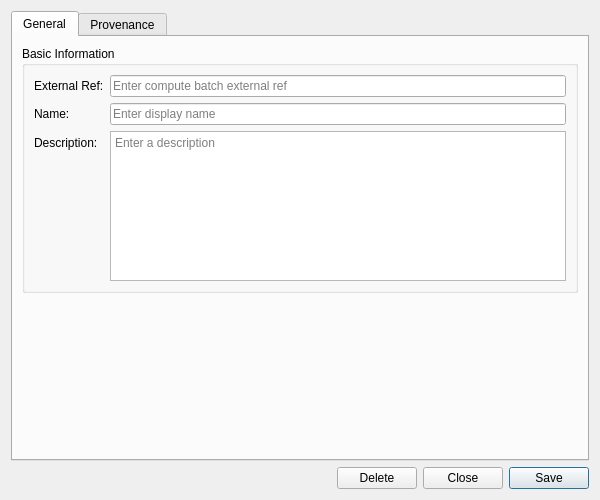
<?xml version="1.0" encoding="UTF-8"?>
<ui version="4.0">
 <class>BatchDetailDialog</class>
 <widget class="QWidget" name="BatchDetailDialog">
  <property name="geometry">
   <rect>
    <x>0</x>
    <y>0</y>
    <width>600</width>
    <height>500</height>
   </rect>
  </property>
  <property name="sizePolicy">
   <sizepolicy hsizetype="Preferred" vsizetype="Preferred">
    <horstretch>0</horstretch>
    <verstretch>0</verstretch>
   </sizepolicy>
  </property>
  <property name="minimumSize">
   <size>
    <width>600</width>
    <height>500</height>
   </size>
  </property>
  <property name="windowTitle">
   <string>Batch Details</string>
  </property>
  <layout class="QVBoxLayout" name="verticalLayout">
   <item>
    <widget class="QTabWidget" name="tabWidget">
     <property name="currentIndex"><number>0</number></property>
     <widget class="QWidget" name="generalTab">
      <attribute name="title"><string>General</string></attribute>
      <layout class="QVBoxLayout" name="generalLayout">
       <item>
        <widget class="QGroupBox" name="basicInfoGroup">
         <property name="title">
          <string>Basic Information</string>
         </property>
         <layout class="QFormLayout" name="formLayout">
          <item row="0" column="0">
           <widget class="QLabel" name="labelExternalRef">
            <property name="text">
             <string>External Ref:</string>
            </property>
           </widget>
          </item>
          <item row="0" column="1">
           <widget class="QLineEdit" name="codeEdit">
            <property name="placeholderText">
             <string>Enter compute batch external ref</string>
            </property>
           </widget>
          </item>
          <item row="1" column="0">
           <widget class="QLabel" name="labelName">
            <property name="text">
             <string>Name:</string>
            </property>
           </widget>
          </item>
          <item row="1" column="1">
           <widget class="QLineEdit" name="nameEdit">
            <property name="placeholderText">
             <string>Enter display name</string>
            </property>
           </widget>
          </item>
          <item row="2" column="0">
           <widget class="QLabel" name="labelDescription">
            <property name="text">
             <string>Description:</string>
            </property>
           </widget>
          </item>
          <item row="2" column="1">
           <widget class="QPlainTextEdit" name="descriptionEdit">
            <property name="minimumSize">
             <size>
              <width>0</width>
              <height>80</height>
             </size>
            </property>
            <property name="maximumSize">
             <size>
              <width>16777215</width>
              <height>150</height>
             </size>
            </property>
            <property name="placeholderText">
             <string>Enter a description</string>
            </property>
           </widget>
          </item>
         </layout>
        </widget>
       </item>
       <item>
        <spacer name="verticalSpacer">
         <property name="orientation">
          <enum>Qt::Vertical</enum>
         </property>
         <property name="sizeHint" stdset="0">
          <size>
           <width>20</width>
           <height>40</height>
          </size>
         </property>
        </spacer>
       </item>
      </layout>
     </widget>
     <widget class="QWidget" name="provenanceTab">
      <attribute name="title"><string>Provenance</string></attribute>
      <layout class="QVBoxLayout" name="provenanceTabLayout">
       <item>
        <widget class="ores::qt::ProvenanceWidget" name="provenanceWidget" native="true"/>
       </item>
      </layout>
     </widget>
    </widget>
   </item>
   <item>
    <layout class="QHBoxLayout" name="buttonLayout">
     <item>
      <spacer name="horizontalSpacer">
       <property name="orientation">
        <enum>Qt::Horizontal</enum>
       </property>
       <property name="sizeHint" stdset="0">
        <size>
         <width>40</width>
         <height>20</height>
        </size>
       </property>
      </spacer>
     </item>
     <item>
      <widget class="QPushButton" name="deleteButton">
       <property name="text">
        <string>Delete</string>
       </property>
      </widget>
     </item>
     <item>
      <widget class="QPushButton" name="closeButton">
       <property name="text">
        <string>Close</string>
       </property>
      </widget>
     </item>
     <item>
      <widget class="QPushButton" name="saveButton">
       <property name="text">
        <string>Save</string>
       </property>
       <property name="default">
        <bool>true</bool>
       </property>
      </widget>
     </item>
    </layout>
   </item>
  </layout>
 </widget>
 <customwidgets>
  <customwidget>
   <class>ores::qt::ProvenanceWidget</class>
   <extends>QWidget</extends>
   <header>ores.qt/ProvenanceWidget.hpp</header>
  </customwidget>
 </customwidgets>
 <resources/>
 <connections/>
</ui>
